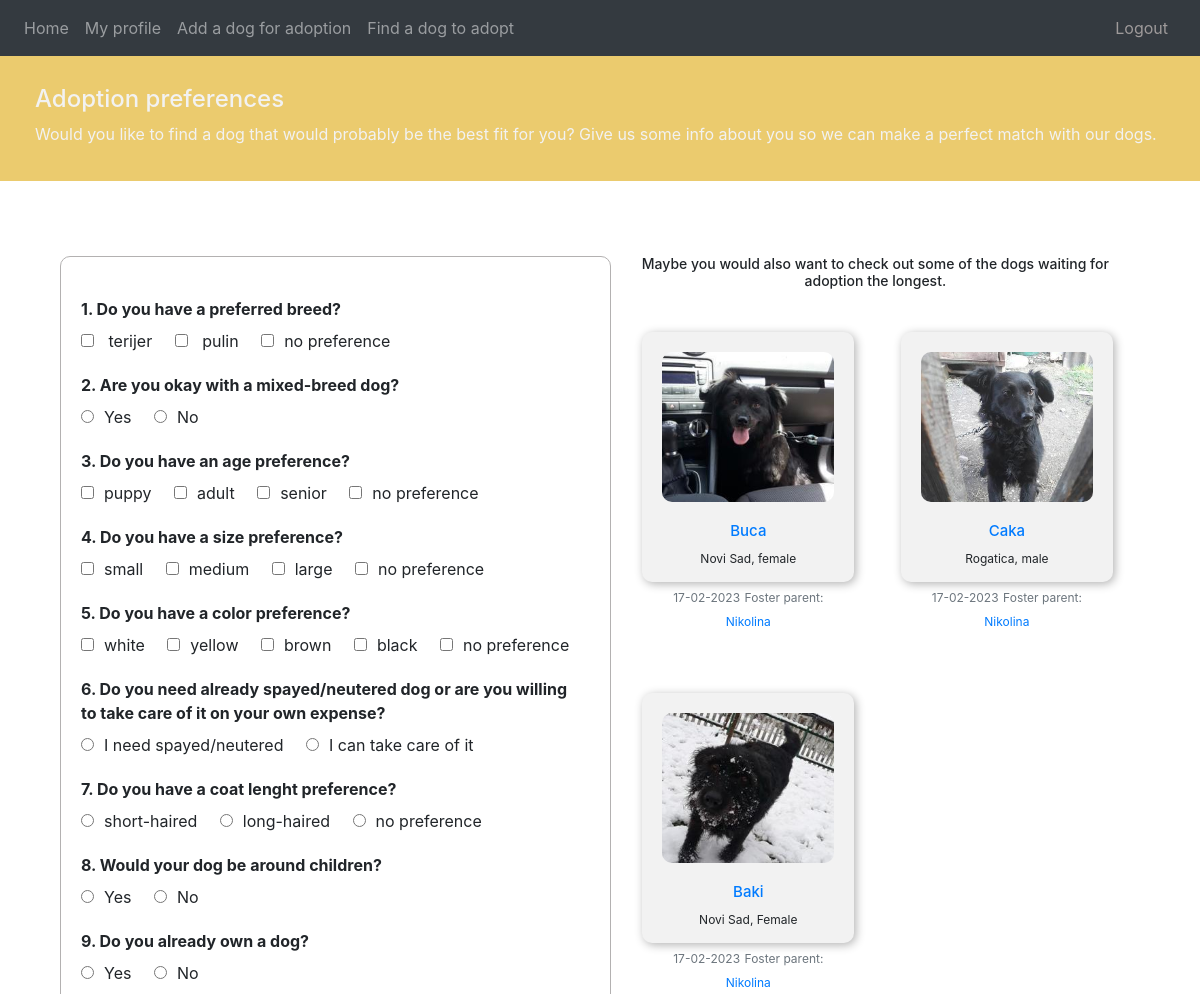
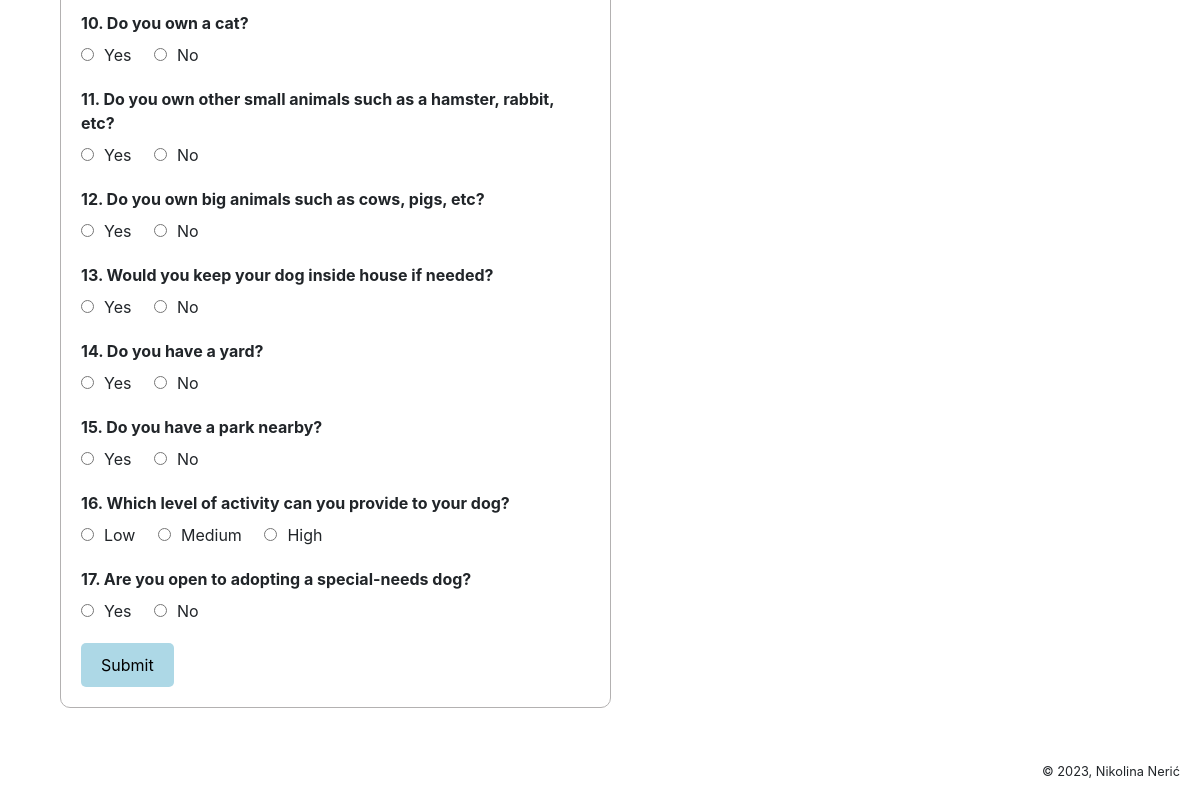
The page /edit (signed in) on the database its author committed (2 pictures, top to bottom).
### website/models.py (models this page shows, shortened)
class DogInfo(db.Model):
    id = db.Column(db.Integer(), primary_key = True)
    primary_breed = db.Column(db.String(150))
    mixed_breed = db.Column(db.Boolean())
    age = db.Column(db.String(150))
    size = db.Column(db.String(150))
    color = db.Column(db.String(150))
    spayed = db.Column(db.Boolean)
    coat_length = db.Column(db.String(150))
    dog_with_children = db.Column(db.Boolean())
    dog_with_dogs = db.Column(db.Boolean)
    dog_with_cats = db.Column(db.Boolean)
    dog_with_sm_animals = db.Column(db.Boolean)
    dog_with_big_animals = db.Column(db.Boolean)
    activity_level = db.Column(db.String(150))
    special_need_dog = db.Column(db.Boolean)
    post_id = db.Column(db.Integer, db.ForeignKey('post.id'))

class Post(db.Model):
    id = db.Column(db.Integer, primary_key = True)
    title = db.Column(db.String(150))
    gender = db.Column(db.String(150))
    city = db.Column(db.String(150))
    data = db.Column(db.String(10000))
    image_file = db.Column(db.String(150), nullable=False)
    date_posted = db.Column(db.DateTime(timezone = True), default = func.now())
    user_id = db.Column(db.Integer, db.ForeignKey('user.id'))
    dog_info = db.relationship('DogInfo', backref = 'user', uselist = False)

class User(db.Model, UserMixin):
    id = db.Column(db.Integer, primary_key = True)
    email = db.Column(db.String(150), unique = True)
    is_verified = db.Column(db.Boolean(150), default = False)
    password = db.Column(db.String(150))
    first_name = db.Column(db.String(150))
    image_file = db.Column(db.String(150), nullable=False, default='default.jpg')
    posts = db.relationship('Post', backref ='author', lazy = True)
    user_info = db.relationship('UserInfo', backref = 'info', uselist = False)

### website/views.py (the view, shortened to what this page needs)
@login_required
def edit_user_info():
    info = UserInfo.query.filter_by(user_id = current_user.id).first()
    if request.method == 'GET':
        if not info:
            abort(403)
        posts = Post.query.order_by(Post.date_posted.asc()).limit(8).all()
        breeds = set()
        for dog in session.query(DogInfo.primary_breed).filter(DogInfo.primary_breed != ('unknown' or 'Unknown')).distinct():
            breeds.add((dog.primary_breed).lower())
    return render_template('user_info.html', user = current_user, breeds = breeds, posts = posts)

### website/templates/user_info.html (shortened to what this page needs)
{% extends "base.html" %} {% block title %}Questionnaire{% endblock %} {% block content
  %}
    <div class ="colored-strip">
      <h4 text-align = "center">Adoption preferences</h4>
      <h7 text-align = "center">Would you like to find a dog that would probably be the best fit for you?
      Give us some info about you so we can make a perfect match with our dogs.</h7>
    </div>
    <div class="container">
      <div class="questionnaire class=left-side" >
          <form method="POST"  action=""  onsubmit="return validateForm();">
            <div class="question">
                <label for="q1">1. Do you have a preferred breed?</label>
                <br>
                {% for breed in breeds %}
                <input type="checkbox" id="q1" name="q1" value="{{ breed }}"> {{ breed }} &nbsp &nbsp
                {% endfor %}
                <input type="checkbox" id="q1" name="q1" value="all">no preference
            </div>
            <div class="question">
                <label for="q2">2. Are you okay with a mixed-breed dog?</label>
                <br>
                <input type="radio" id="q2" name="q2" value=1 >Yes &nbsp &nbsp
                <input type="radio" id="q2" name="q2" value=0>No
            </div>
            <div class="question">
                <label for="q3">3. Do you have an age preference?</label>
                <br>
                <input type="checkbox" id="q3" name="q3" value="puppy">puppy &nbsp &nbsp
                <input type="checkbox" id="q3" name="q3" value="adult">adult &nbsp &nbsp
                <input type="checkbox" id="q3" name="q3" value="senior">senior &nbsp &nbsp
                <input type="checkbox" id="q3" name="q3" value="all">no preference &nbsp &nbsp
            </div>
            <div class="question">
                <label for="q4">4. Do you have a size preference?</label>
                <br>
                <input type="checkbox" id="q4" name="q4" value="small">small &nbsp &nbsp
                <input type="checkbox" id="q4" name="q4" value="medium">medium &nbsp &nbsp
                <input type="checkbox" id="q4" name="q4" value="large">large &nbsp &nbsp
                <input type="checkbox" id="q4" name="q4" value="all">no preference &nbsp &nbsp
            </div>
            <div class="question">
              <label for="q5">5. Do you have a color preference?</label>
              <br>
              <input type="checkbox" id="q5" name="q5" value="white">white &nbsp &nbsp
              <input type="checkbox" id="q5" name="q5" value="yellow">yellow &nbsp &nbsp
              <input type="checkbox" id="q5" name="q5" value="brown">brown &nbsp &nbsp
              <input type="checkbox" id="q5" name="q5" value="black">black &nbsp &nbsp
              <input type="checkbox" id="q5" name="q5" value="all">no preference &nbsp &nbsp
            </div>
            <div class="question">
              <label for="q6">6. Do you need already spayed/neutered dog or are you willing to take care of it on your own expense?</label>
              <br>
              <input type="radio" id="q6" name="q6" value=1>I need spayed/neutered &nbsp &nbsp
              <input type="radio" id="q6" name="q6" value=0>I can take care of it &nbsp &nbsp
          </div>
          <div class="question">
            <label for="q7">7. Do you have a coat lenght preference? </label>
            <br>
            <input type="radio" id="q7" name="q7" value="short">short-haired  &nbsp &nbsp
            <input type="radio" id="q7" name="q7" value="long">long-haired &nbsp &nbsp
            <input type="radio" id="q7" name="q7" value="all">no preference &nbsp &nbsp
          </div>
          <div class="question">
            <label for="q8">8. Would your dog be around children? </label>
            <br>
            <input type="radio" id="q8" name="q8" value=1>Yes &nbsp &nbsp
            <input type="radio" id="q8" name="q8" value=0>No &nbsp &nbsp
          </div>
          <div class="question">
            <label for="q9">9. Do you already own a dog? </label>
            <br>
            <input type="radio" id="q9" name="q9" value=1>Yes &nbsp &nbsp
            <input type="radio" id="q9" name="q9" value=0>No &nbsp &nbsp
          </div>
          <div class="question">
            <label for="q10">10. Do you own a cat? </label>
            <br>
            <input type="radio" id="q10" name="q10" value=1>Yes &nbsp &nbsp
            <input type="radio" id="q10" name="q10" value=0>No &nbsp &nbsp
          </div>
          <div class="question">
            <label for="q11">11. Do you own other small animals such as a hamster, rabbit, etc? </label>
            <br>
            <input type="radio" id="q11" name="q11" value=1>Yes &nbsp &nbsp
            <input type="radio" id="q11" name="q11" value=0>No &nbsp &nbsp
          </div>
          <div class="question">
            <label for="q12">12. Do you own big animals such as cows, pigs, etc? </label>
            <br>
            <input type="radio" id="q12" name="q12" value=1>Yes &nbsp &nbsp
            <input type="radio" id="q12" name="q12" value=0>No &nbsp &nbsp
          </div>
          <div class="question">
            <label for="q13">13. Would you keep your dog inside house if needed? </label>
            <br>
            <input type="radio" id="q13" name="q13" value=1>Yes &nbsp &nbsp
            <input type="radio" id="q13" name="q13" value=0>No &nbsp &nbsp
          </div>
          <div class="question">
            <label for="14">14. Do you have a yard? </label>
            <br>
            <input type="radio" id="q14" name="q14" value=1>Yes &nbsp &nbsp
            <input type="radio" id="q14" name="q14" value=0>No &nbsp &nbsp
          </div>
          <div class="question">
            <label for="15">15. Do you have a park nearby? </label>
            <br>
            <input type="radio" id="q15" name="q15" value=1>Yes &nbsp &nbsp
            <input type="radio" id="q15" name="q15" value=0>No &nbsp &nbsp
          </div>
          <div class="question">
            <label for="16">16. Which level of activity can you provide to your dog? </label>
            <br>
            <input type="radio" id="q16" name="q16" value="low">Low &nbsp &nbsp
            <input type="radio" id="q16" name="q16" value="medium">Medium &nbsp &nbsp
            <input type="radio" id="q16" name="q16" value="high">High &nbsp &nbsp
          </div>
          <div class="question">
            <label for="17">17. Are you open to adopting a special-needs dog? </label>
            <br>
            <input type="radio" id="remember-checkbox" name="q17" value=1>Yes &nbsp &nbsp
            <input type="radio" id="remember-checkbox" name="q17" value=0>No &nbsp &nbsp
          </div>
            <input type="submit" value="Submit">
          </form>
      </div>
      <br>
      <div class="right-side">
        <h6 text-align = "center" style="text-align: center; font-size: 14px;">Maybe you would also want to check out some of the dogs waiting for adoption the longest.</h6>
        <br>
        {% for post in posts %}
        <div class="dog-card">
          <img src="{{ url_for('static', filename='profile_pics/' + post.image_file) }}" alt="dog" />
          <h2><a href="{{ url_for('post', post_id = post.id )}}">{{ post.title }} </a></h2>
          <p>{{ post.city }}, {{ post.gender }} </p>
          <small class="text-muted">{{ post.date_posted.strftime('%d-%m-%Y') }}</small>
          <small class="text-muted">Foster parent: <a href="{{ url_for('user', user_id = post.author.id )}}">{{ post.author.first_name }}</a></small>
        </div>
      {% endfor %}
      </div>
    </div>
    <br>
    <br>
  {% endblock %}

### website/templates/base.html (style rules this page uses)
html, body { margin: 0; height: 100%; }

### website/templates/user_info.html (style rules this page uses)
.container { display: flex; margin-top: 100px; margin-bottom: 40px; }
.right-side { width: 100%; }
.questionnaire { width: 100%; padding: 20px; border: 1px solid rgb(179, 177, 177); border-radius: 10px; text-align: left; margin-bottom: 5%; }
.question { margin-top: 20px; }
label { font-weight: bold; margin-right: 10px; }
input[type="radio"], input[type="checkbox"] { margin-right: 10px; }
input[type="submit"] { margin-top: 20px; padding: 10px 20px; background-color: lightblue; border: none; border-radius: 5px; cursor: pointer; }
.colored-strip { position: absolute; left: 0; right: 0; top: 50px; width: 100%; background-color: #ebcb6e; padding: 35px; color:#f2f2f2 }
.dog-card { display: inline-block; width: 40%; margin: 2%; margin-bottom: 100px; margin-left: 6%; text-align: center; vertical-align: top; flex-direction: column; align-items: center; height: 250px; background-color: #f2f2f2; border-radius: 10px; padding: 20px; box-shadow: 2px 2px 10px rgba(0, 0, 0, 0.3); }
.dog-card img { width: 100%; height: 150px; object-fit: cover; border-radius: 10px; margin-bottom: 20px; }
.dog-card h2 { font-size: 15px; margin-bottom: 10px; }
.dog-card p { font-size: 12px; }
.dog-card small { font-size: 12px; }

### rows shown on the page
DogInfo: primary_breed "terijer"
DogInfo: primary_breed "pulin"
Post: image_file (picture), title "Buca", city "Novi Sad", gender "female", date_posted "17-02-2023", author.first_name "Nikolina"
Post: image_file (picture), title "Caka", city "Rogatica", gender "male", date_posted "17-02-2023", author.first_name "Nikolina"
Post: image_file (picture), title "Baki", city "Novi Sad", gender "Female", date_posted "17-02-2023", author.first_name "Nikolina"
